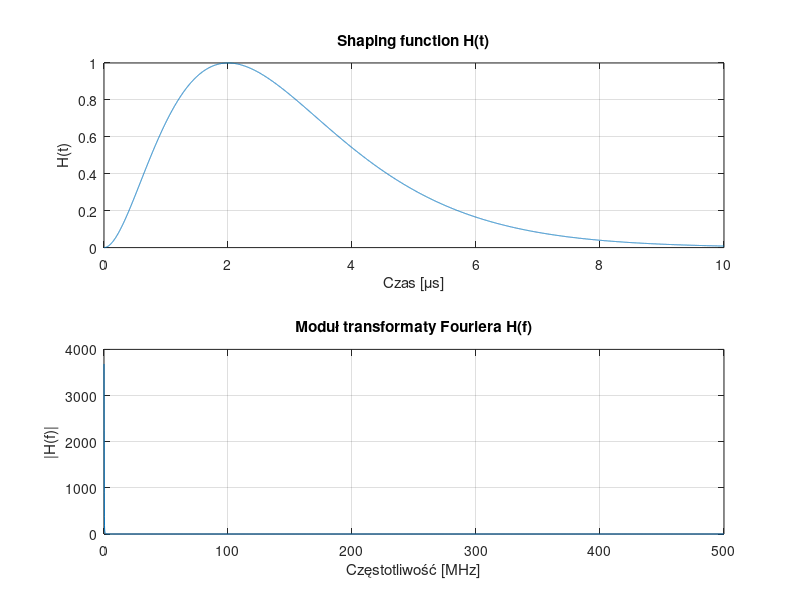
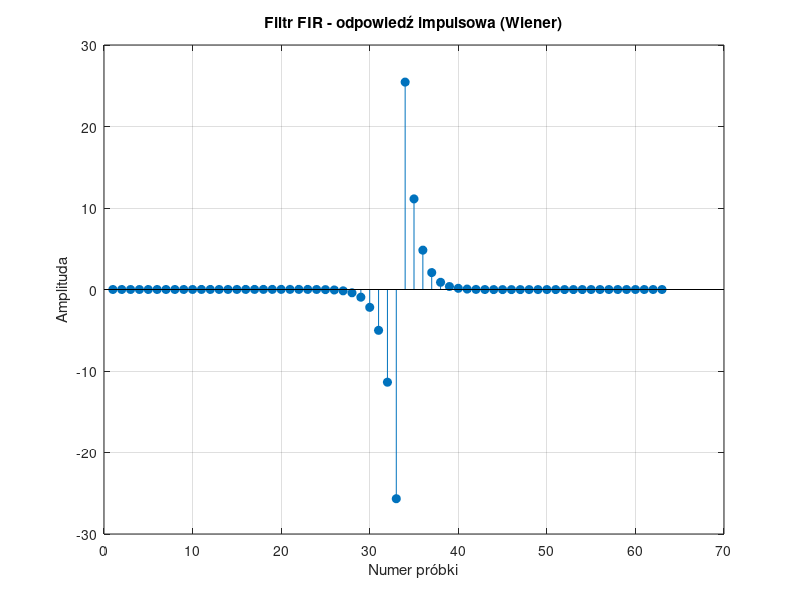
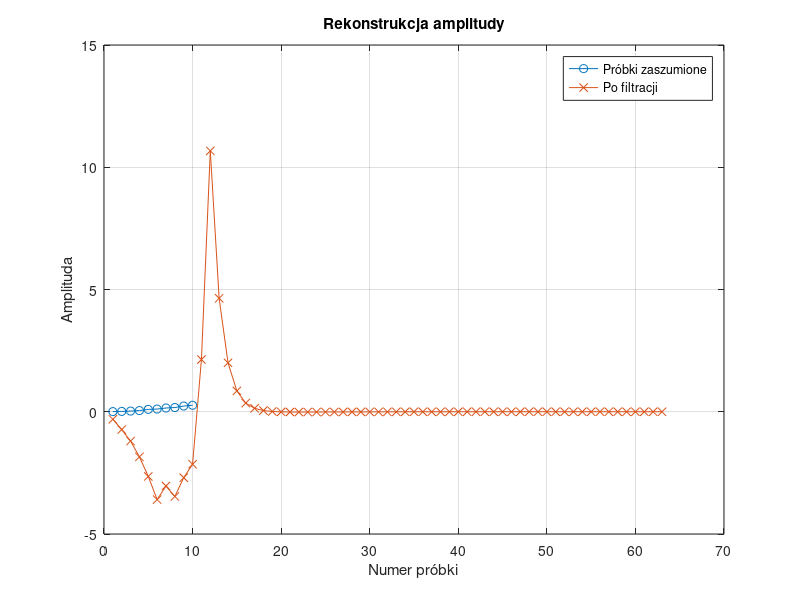

MATLAB code for these plots, in order:
clear; clc; close all;

%% PARAMETRY SYSTEMU I SYMULACJI
A = 1;                  % amplituda
n = 2;                  % rząd shaping function
tau = 1e-6;             % stała czasowa
Tsim = 10 * tau;        % długość symulacji

% Analogowe próbkowanie sygnału (wysoka rozdzielczość)
Fs_analog = 1e9;
dt = 1 / Fs_analog;
t = 0:dt:Tsim;

% Transfer function H(t)
H_t = A * (t ./ tau).^n .* exp(-t / tau);
H_t(t < 0) = 0;
H_t = H_t / max(H_t);   % normalizacja do 1

%% TRANSFORMATA FOURIERA H(f)
H_f = fft(H_t);
f = (0:length(H_t)-1) * Fs_analog / length(H_t);

%% FILTR WIENERA (DEKONWOLUCJA)
% Parametry szumu
noise_amplitude_rms = 0.01;
k = noise_amplitude_rms^2;

% Odwrotność H(f) z regularyzacją
H_f_inv = conj(H_f) ./ (abs(H_f).^2 + k);

% Impuls filtru (długa odpowiedź)
h_inv_long = real(ifft(H_f_inv));
h_inv_long = fftshift(h_inv_long);  % centrowanie

% Przycinanie i okno Hamming'a
Nf = 63;  % długość filtra FIR (nieparzysta)
center = floor(length(h_inv_long)/2);
h_short = h_inv_long(center - floor(Nf/2) : center + floor(Nf/2));
FIRcoefs = h_short .* hamming(Nf)';

%% PRÓBKOWANIE I ODTWORZENIE AMPLITUDY
Fs = 20e6;              % częstotliwość ADC
Ts = 1 / Fs;
delay = rand() * Ts;    % losowy offset fazy

% Punkty próbkowania
t_sampled = delay : Ts : (t(end) + delay);
H_sampled = A * (t_sampled ./ tau).^n .* exp(-t_sampled / tau);
H_sampled(t_sampled < 0) = 0;
H_sampled = H_sampled / max(H_sampled);  % normalizacja

% Dodaj szum i weź fragment
num_samples = 10;
x = H_sampled(1:num_samples) + noise_amplitude_rms * randn(1, num_samples);

% Zero-padding i filtracja
x_padded = [x, zeros(1, Nf - length(x))];
y = conv(x_padded, FIRcoefs, 'same');

% Rekonstrukcja amplitudy jako maksimum
amp_rec = max(y);

%% WYNIKI
fprintf('--- WYNIKI REKONSTRUKCJI ---\n');
fprintf('Prawdziwa amplituda:       %.4f\n', A);
fprintf('Zrekonstruowana amplituda: %.4f\n', amp_rec);
fprintf('Błąd względny:             %.2f%%\n', 100 * abs(amp_rec - A) / A);

%% WIZUALIZACJA
figure;
subplot(2,1,1);
plot(t*1e6, H_t); grid on;
xlabel('Czas [\mus]'); ylabel('H(t)');
title('Shaping function H(t)');

subplot(2,1,2);
plot(f(1:floor(end/2))/1e6, abs(H_f(1:floor(end/2))));
xlabel('Częstotliwość [MHz]'); ylabel('|H(f)|');
title('Moduł transformaty Fouriera H(f)');
grid on;

figure;
stem(FIRcoefs, 'filled');
xlabel('Numer próbki'); ylabel('Amplituda');
title('Filtr FIR - odpowiedź impulsowa (Wiener)');
grid on;

figure;
plot(x, '-o'); hold on;
plot(y, '-x');
legend('Próbki zaszumione', 'Po filtracji');
xlabel('Numer próbki'); ylabel('Amplituda');
title('Rekonstrukcja amplitudy');
grid on;
